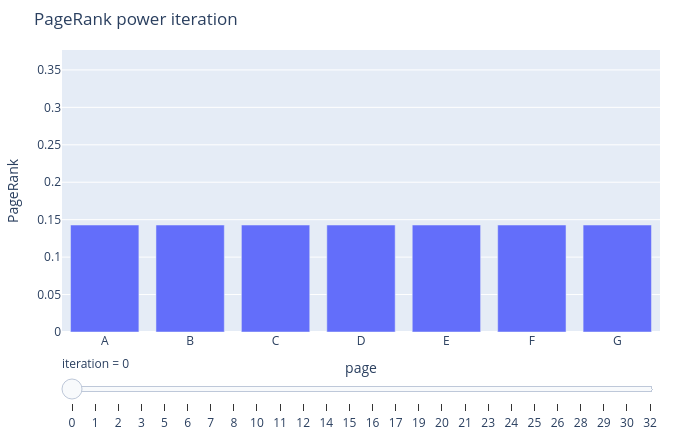

This figure's notebook cell:
### Markdown cell above
## PageRank のべき乗反復(インタラクティブ)

小さな Web グラフの PageRank が、べき乗反復のステップを進めるごとに各ページの重要度へ収束する様子。スコアの合計は常に 1 に保たれる。

### Code cell
import plotly.io as pio
from la_book import plotting as viz

pio.renderers.default = "plotly_mimetype+notebook_connected"
fig = viz.plotly_pagerank()
fig.show()

### Figure 1 — Plotly figure (JSON) as saved in the notebook; plotly's stock layout.template omitted (floating-point values rounded to 4 significant figures)
{"data": [{"type": "bar", "x": ["A", "B", "C", "D", "E", "F", "G"], "y": [0.1429, 0.1429, 0.1429, 0.1429, 0.1429, 0.1429, 0.1429]}], "layout": {"height": 440, "margin": {"b": 40, "l": 60, "r": 20, "t": 50}, "sliders": [{"currentvalue": {"prefix": "iteration = "}, "steps": [{"args": [["0"], {"frame": {"duration": 0, "redraw": true}, "mode": "immediate"}], "label": "0", "method": "animate"}, {"args": [["1"], {"frame": {"duration": 0, "redraw": true}, "mode": "immediate"}], "label": "1", "method": "animate"}, {"args": [["2"], {"frame": {"duration": 0, "redraw": true}, "mode": "immediate"}], "label": "2", "method": "animate"}, {"args": [["3"], {"frame": {"duration": 0, "redraw": true}, "mode": "immediate"}], "label": "3", "method": "animate"}, {"args": [["5"], {"frame": {"duration": 0, "redraw": true}, "mode": "immediate"}], "label": "5", "method": "animate"}, {"args": [["6"], {"frame": {"duration": 0, "redraw": true}, "mode": "immediate"}], "label": "6", "method": "animate"}, {"args": [["7"], {"frame": {"duration": 0, "redraw": true}, "mode": "immediate"}], "label": "7", "method": "animate"}, {"args": [["8"], {"frame": {"duration": 0, "redraw": true}, "mode": "immediate"}], "label": "8", "method": "animate"}, {"args": [["10"], {"frame": {"duration": 0, "redraw": true}, "mode": "immediate"}], "label": "10", "method": "animate"}, {"args": [["11"], {"frame": {"duration": 0, "redraw": true}, "mode": "immediate"}], "label": "11", "method": "animate"}, {"args": [["12"], {"frame": {"duration": 0, "redraw": true}, "mode": "immediate"}], "label": "12", "method": "animate"}, {"args": [["14"], {"frame": {"duration": 0, "redraw": true}, "mode": "immediate"}], "label": "14", "method": "animate"}, {"args": [["15"], {"frame": {"duration": 0, "redraw": true}, "mode": "immediate"}], "label": "15", "method": "animate"}, {"args": [["16"], {"frame": {"duration": 0, "redraw": true}, "mode": "immediate"}], "label": "16", "method": "animate"}, {"args": [["17"], {"frame": {"duration": 0, "redraw": true}, "mode": "immediate"}], "label": "17", "method": "animate"}, {"args": [["19"], {"frame": {"duration": 0, "redraw": true}, "mode": "immediate"}], "label": "19", "method": "animate"}, {"args": [["20"], {"frame": {"duration": 0, "redraw": true}, "mode": "immediate"}], "label": "20", "method": "animate"}, {"args": [["21"], {"frame": {"duration": 0, "redraw": true}, "mode": "immediate"}], "label": "21", "method": "animate"}, {"args": [["23"], {"frame": {"duration": 0, "redraw": true}, "mode": "immediate"}], "label": "23", "method": "animate"}, {"args": [["24"], {"frame": {"duration": 0, "redraw": true}, "mode": "immediate"}], "label": "24", "method": "animate"}, {"args": [["25"], {"frame": {"duration": 0, "redraw": true}, "mode": "immediate"}], "label": "25", "method": "animate"}, {"args": [["26"], {"frame": {"duration": 0, "redraw": true}, "mode": "immediate"}], "label": "26", "method": "animate"}, {"args": [["28"], {"frame": {"duration": 0, "redraw": true}, "mode": "immediate"}], "label": "28", "method": "animate"}, {"args": [["29"], {"frame": {"duration": 0, "redraw": true}, "mode": "immediate"}], "label": "29", "method": "animate"}, {"args": [["30"], {"frame": {"duration": 0, "redraw": true}, "mode": "immediate"}], "label": "30", "method": "animate"}, {"args": [["32"], {"frame": {"duration": 0, "redraw": true}, "mode": "immediate"}], "label": "32", "method": "animate"}]}], "title": {"text": "PageRank power iteration"}, "width": 680, "xaxis": {"title": {"text": "page"}}, "yaxis": {"range": [0, 0.3766], "title": {"text": "PageRank"}}}}
